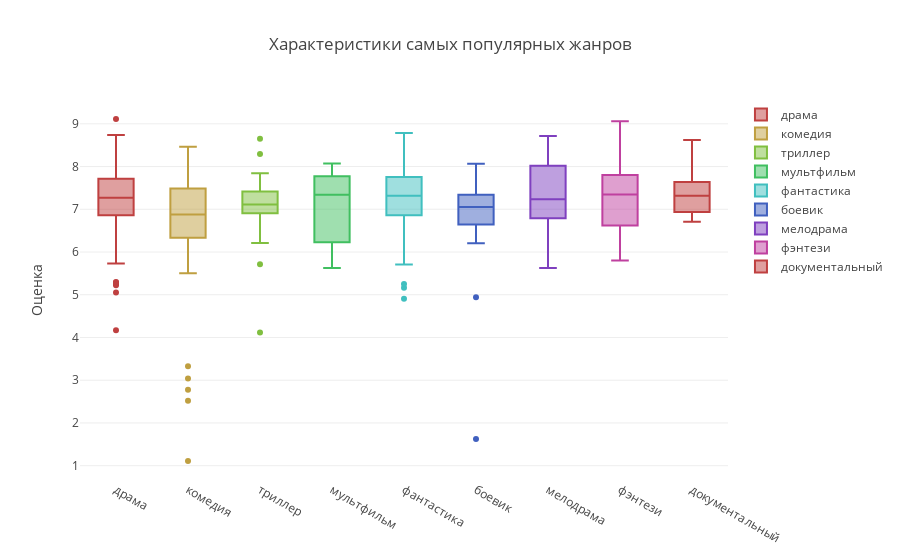

Write notebook code for a chart like this one.
### Code cell
N = float(len(popular_genres))
c = ['hsl('+str(h)+',50%'+',50%)' for h in np.linspace(0, 360, N)]
data = [{
    'y': movie_data_df[movie_data_df.genre == popular_genres[i]].kp_rating, 
    'type':'box',
    'marker':{'color': c[i]},
    'name': popular_genres[i]
    } for i in range(len(popular_genres))]

layout = go.Layout(
    yaxis=dict(
        title='Оценка',
    ),
    title = "Характеристики самых популярных жанров"

)
fig = go.Figure(data=data, layout=layout)
iplot(fig)

### Figure 1 — Plotly figure (JSON) as saved in the notebook; plotly's stock layout.template omitted (floating-point values rounded to 4 significant figures; data arrays with more than 128 entries replaced by an {"elided": "..."} marker saying what was removed)
{"data": [{"marker": {"color": "hsl(0.0,50%,50%)"}, "name": "драма", "type": "box", "uid": "0889fbfc-d7f8-4199-a28d-e64236184cdf", "y": {"elided": "193 float values"}}, {"marker": {"color": "hsl(45.0,50%,50%)"}, "name": "комедия", "type": "box", "uid": "696a021b-5045-4290-89d3-b8170c31a761", "y": [1.11, 6.911, 7.561, 5.705, 6.525, 2.52, 6.809, 6.744, 6.335, 5.502, 7.308, 6.936, 3.327, 6.619, 7.185, 7.012, 7.368, 6.598, 6.84, 7.355, 3.038, 2.78, 6.76, 7.292, 7.351, 5.808, 7.486, 7.576, 7.598, 7.978, 7.681, 8.021, 7.309, 6.422, 6.38, 6.73, 6.195, 7.575, 8.46, 5.936, 6.589, 7.623, 7.691, 7.844, 6.273, 7.142]}, {"marker": {"color": "hsl(90.0,50%,50%)"}, "name": "триллер", "type": "box", "uid": "57db1601-e254-4be1-ae56-8b3b227f2c3d", "y": [7.118, 7.777, 6.743, 7.138, 6.897, 6.918, 6.607, 6.705, 7.328, 7.356, 6.619, 7.114, 7.026, 6.21, 7.193, 7.69, 6.964, 6.988, 6.97, 7.669, 7.533, 7.655, 7.744, 7.264, 7.361, 7.468, 7.113, 7.012, 8.296, 8.649, 7.154, 7.001, 7.047, 7.259, 5.714, 4.118, 6.572, 6.696, 7.843, 7.072]}, {"marker": {"color": "hsl(135.0,50%,50%)"}, "name": "мультфильм", "type": "box", "uid": "1cab5f72-f7d0-4352-a086-9be59b9dadf4", "y": [7.667, 6.424, 7.697, 6.138, 5.66, 7.771, 6.739, 6.545, 6.772, 7.917, 7.504, 8.069, 8.011, 7.679, 6.022, 7.717, 8.001, 7.837, 7.771, 7.76, 7.978, 7.819, 5.626, 6.936, 6.228, 7.299, 7.435, 7.595, 6.437, 5.803, 5.857, 6.526, 7.943, 7.385, 7.276, 6.038, 6.16, 6.214]}, {"marker": {"color": "hsl(180.0,50%,50%)"}, "name": "фантастика", "type": "box", "uid": "e52cabab-42bd-4cd8-a53d-907b09560cc9", "y": [7.427, 7.981, 5.817, 6.969, 7.251, 5.253, 7.001, 7.75, 7.754, 7.37, 7.542, 7.02, 7.572, 6.937, 4.908, 7.362, 8.111, 5.71, 5.165, 7.183, 7.748, 8.168, 8.287, 8.504, 8.625, 8.784, 7.272, 6.723, 7.592, 6.145, 7.23, 6.862, 8.587, 6.233]}, {"marker": {"color": "hsl(225.0,50%,50%)"}, "name": "боевик", "type": "box", "uid": "66c8608d-146d-4620-82e1-c332a6d6d308", "y": [6.839, 6.202, 7.339, 7.057, 6.656, 7.239, 6.582, 7.129, 7.594, 7.716, 7.487, 7.075, 7.571, 8.024, 8.063, 7.33, 7.255, 6.854, 7.054, 7.29, 6.88, 4.943, 6.396, 6.645, 7.044, 6.567, 1.627, 6.559, 6.889, 7.359]}, {"marker": {"color": "hsl(270.0,50%,50%)"}, "name": "мелодрама", "type": "box", "uid": "01e39b2f-d9be-43da-8571-f3ec03c1acbb", "y": [5.624, 6.58, 6.514, 7.001, 7.411, 7.243, 6.766, 7.009, 7.715, 8.086, 7.434, 7.054, 8.015, 8.023, 8.357, 8.29, 8.466, 8.715, 7.622, 7.236, 7.039, 5.847, 6.764, 6.801, 7.12]}, {"marker": {"color": "hsl(315.0,50%,50%)"}, "name": "фэнтези", "type": "box", "uid": "e1181d65-c927-4599-a718-635302a8a1e4", "y": [7.219, 7.75, 8.108, 6.59, 7.337, 7.56, 6.574, 7.957, 9.062, 7.696, 7.85, 5.803, 8.563, 6.168, 6.279, 7.351, 6.651, 7.117, 7.246, 7.531]}, {"marker": {"color": "hsl(360.0,50%,50%)"}, "name": "документальный", "type": "box", "uid": "f93e6b73-f409-4fba-8ed9-a21120efde71", "y": [6.888, 6.708, 7.859, 6.952, 7.648, 7.441, 8.621, 7.327, 7.305, 7.452, 7.273, 7.627, 6.916, 8.251, 7.091, 6.798]}], "layout": {"title": "Характеристики самых популярных жанров", "yaxis": {"title": "Оценка"}}}
